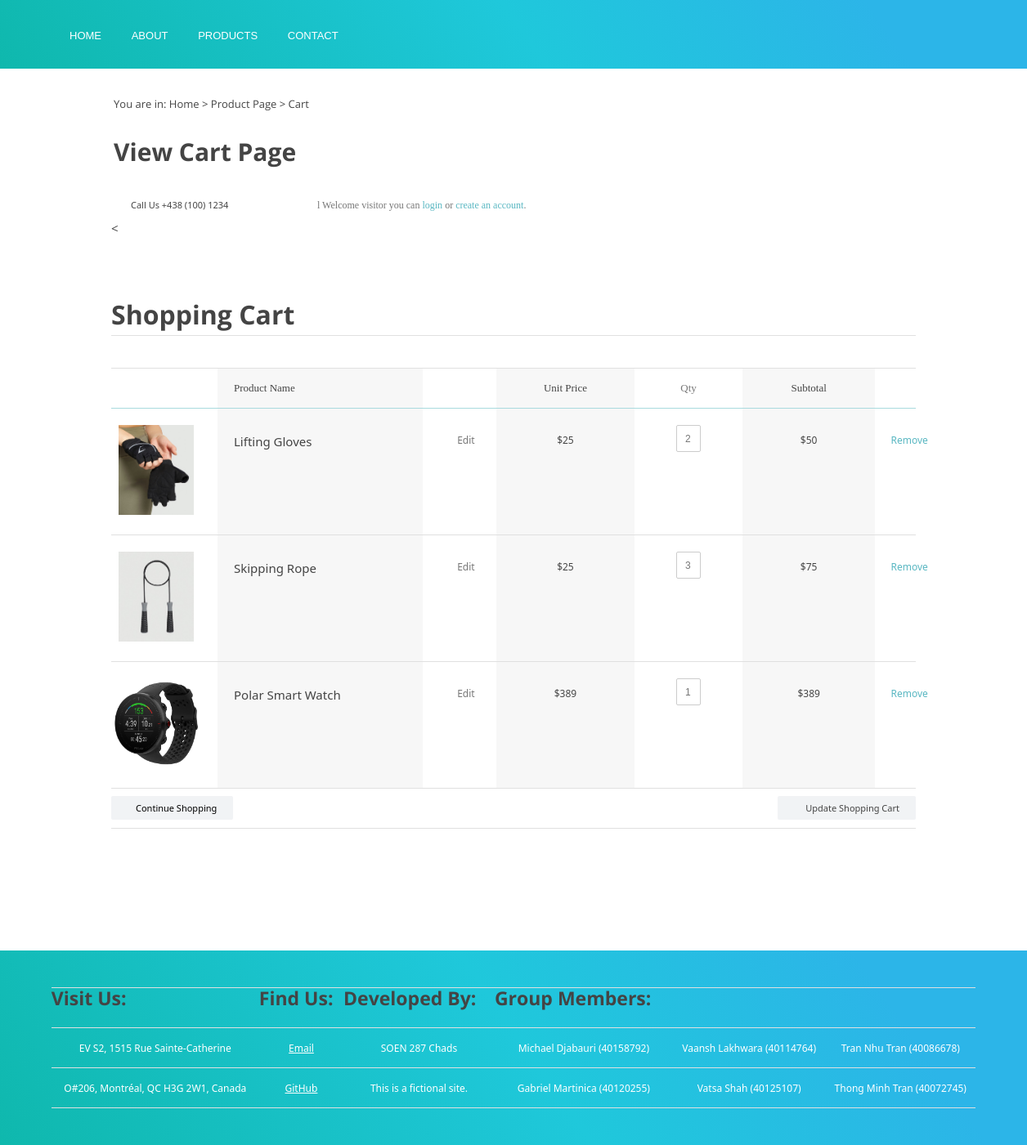
Screenshot of /html/view-cart.php with the database file from the repository.
### tables this page shows
CREATE TABLE `incart` (
  `cart_id` int(11) NOT NULL,
  `product_id` int(11) NOT NULL,
  `quantity` int(11) NOT NULL DEFAULT '1'
);

CREATE TABLE `product` (
  `product_id` int(11) NOT NULL,
  `product_name` varchar(256) NOT NULL,
  `product_price` float NOT NULL,
  `product_desc` text NOT NULL,
  `product_img` text NOT NULL,
  `cat_id` int(11) NOT NULL,
  `brand_id` int(11) NOT NULL,
  `featured` tinyint(4) NOT NULL,
  `date` datetime NOT NULL DEFAULT CURRENT_TIMESTAMP
);

### html/view-cart.php (the view, shortened to what this page needs)
<?php
include('../php/connection.php');
?>
<!DOCTYPE HTML>
<html>
<head>
    <link href="../css/view_cart.css" media="screen" rel="stylesheet" type="text/css">
    <link rel="stylesheet" href="../css/product_page.css">
    <link rel="stylesheet" type="text/css" href="../css/navbarandfooter.css" />
</head>
<body class="shopping-cart">
<div id="navigationbar">
    <nav>
        <ul class="navbar">
            <li><a href="home.html">HOME</a></li>
            <li><a href="about.html">ABOUT</a></li>
            <li><a href="product_page.html">PRODUCTS</a></li>
            <li><a href="#">CONTACT</a></li>
        </ul>
    </nav>
</div>
<div class="container_12">
    <main>
        <section class="mt-30">
            <div class="container">
                <div class="width-100">
                    <div class="content">
                        <p class="small m-0">You are in: Home > Product Page > Cart </p>
                    </div>
                </div>
                <div class="width-100">
                    <div class="content">
                        <h1 class="font-30 mt-30 mb-0">View Cart Page <span class="small"></span> </h1>
                    </div>
                </div>
            </div>
        </section>
    </main>
    <div id="top">
        <div class="grid_3">
            <div class="phone_top">
                <span>Call Us +438 (100) 1234</span>
            </div><
        </div>
        <div class="grid_6">
            <div class="welcome">l
                Welcome visitor you can <a href="signUp.html#signin">login</a> or <a href="signUp.html">create an account</a>.
            </div>
        </div>
    </div>
</div>
<section id="main" class="entire_width">
    <div class="container_12">
        <div class="grid_12">
            <h1 class="page_title">Shopping Cart</h1>
            <table class="cart_product">
                <tr>
                    <th class="images"></th>
                    <th class="bg name">Product Name</th>
                    <th class="edit"> </th>
                    <th class="bg price">Unit Price</th>
                    <th class="qty">Qty</th>
                    <th class="bg subtotal">Subtotal</th>
                    <th class="close"> </th>
                </tr>
                <?php
                $query = "SELECT * FROM incart
INNER JOIN product
ON incart.product_id=product.product_id;";
                $result = $conn -> query($query);
                if($result){
                    while ($row = $result -> fetch_object()) {
                    ?>
                        <form id="quantityUpdate" action="update.php" method="GET">
                <tr>
                    <td class="images"><a href="#"><img src="../img/Products/<?php echo $row -> product_img; ?>"  alt="Car"></a></td>
                    <td class="bg name" style="font-size: 15px;"><?php echo $row -> product_name; ?></td>
                    <td class="edit"><a title="Edit" href="#">Edit</a></td>
                    <td class="bg price" data-price="<?php echo $row -> product_price; ?>">$<?php echo $row -> product_price; ?></td>
                    <td class="qty">
                        <input type="text" class="qt" for="quantityUpdate" name="quantity[]" value="<?php echo $row -> quantity; ?>" />
                    </td>
                    <td class="bg subtotal subtotal1" data-subtoal ="<?php
                     echo $row -> product_price * $row -> quantity ;
                     ?>">$<?php
                     echo $row -> product_price * $row -> quantity ;
                     ?></td>
                    <td class="close"><a title="remove" class="close" href="delete.php?cart_id=<?php echo $row -> cart_id; ?>">Remove</a></td>
                </tr>
                 <?php
                    }
                }
                ?>
                <tr>
                    <td colspan="7" class="cart_but">
                        <button class="continue"><span>icon</span><a href="product_page.php" style="color: #000">Continue Shopping</a></button>
                        <button class="update" for="quantityUpdate"><span>icon</span>Update Shopping Cart</button>
                    </td>
                </tr>
            </table>
        </div>
    </div>
</section>
<div class="footer"><br><br>
    <footer id="footer"><table class="footerTable">
            <tr>
                <td id="footerHead">
                    <h3>Visit Us:</h3>
                </td>
                <td id="footerHead">
                    <h3>Find Us:</h3>
                </td>
                <td id="footerHead">
                    <h3>Developed By:</h3>
                </td>
                <td id="footerHead">
                    <h3>Group Members:</h3>
                </td>
                <td></td>
                <td></td>
            </tr>
            <tr>
                <td>EV S2, 1515 Rue Sainte-Catherine</td>
                <td><a href="mailto:genericemail.com">Email</a></td>
                <td>SOEN 287 Chads</td>
                <td>Michael Djabauri (40158792)</td>
                <td>Vaansh Lakhwara (40114764)</td>
                <td>Tran Nhu Tran (40086678)</td>
            </tr>
            <tr>
                <td>O#206, Montréal, QC H3G 2W1, Canada</td>
                <td><a href="https://github.com/SOEN287Chads/beast">GitHub</a></td>
                <td>This is a fictional site.</td>
                <td>Gabriel Martinica (40120255)</td>
                <td>Vatsa Shah (40125107)</td>
                <td>Thong Minh Tran (40072745)</td>
            </tr>
        </table>
    </footer>
</div>
</body>
</html>

### css/product_page.css (style rules this page uses)
body { padding: 0; margin: 0; font-family: OpenSans-Regular; font-size: 15px; }
.mb-0 { margin-bottom: 0; }
h1, h2, h3, h4, h5 { font-family: OpenSans-Bold; }
* { box-sizing: border-box; }
p { line-height: 27px; }
.font-30 { font-size: 30px; }
.m-0 { margin: 0; padding: 0; }
.content { padding: 0px 15px; width: 100%; }
.mt-30 { margin-top: 30px; }
.width-100 { width: 100%; float: left; }
@media (min-width:768px) { .container { width: 90%; } }
@media (min-width:1200px) { .container { width: 1150px; margin: 0 auto; display: block; } }

### css/navbarandfooter.css (style rules this page uses)
* { margin: 0; padding: 0; box-sizing: border-box; }
a { text-decoration: none; }
nav { position: sticky; }
#navigationbar { top: 0px; z-index: 3; display: flex; position: sticky; padding: 30px 70px; transform: translate3d(0, 0, 0); justify-content: space-between; background: linear-gradient(55deg, #0fb8ad 0%, #1fc8db 51%, #2cb5e8 85%); font-size: x-large; font-family: "Monument Extended", Arial, Helvetica, sans-serif; }
.navbar li { padding: 0 15px; display: inline-block; }
.navbar li a { color: #fff; transition: all .5s ease 0s; }
#footerHead { text-align: left; font-weight: bold; font-size: larger; }
footer table a { color: white; text-decoration: underline; }
footer { left: 0; bottom: 0; z-index: 2; width: 100%; padding: 2%; color: white; font-size: large; font-weight: 100; padding-left: 5%; padding-right: 5%; background: linear-gradient(55deg, #0fb8ad 0%, #1fc8db 51%, #2cb5e8 85%); }
.footerTable { width: 100%; align-items: center; }

### rows the page displays
incart: shows a picture, product.product_name "Lifting Gloves", product.product_price "25", quantity "2", $row -> product_price * $row -> quantity "50"
incart: shows a picture, product.product_name "Skipping Rope", product.product_price "25", quantity "3", $row -> product_price * $row -> quantity "75"
incart: product.product_img (picture), product.product_name "Polar Smart Watch", product.product_price "389", quantity "1", $row->product_price*$row->quantity "389"
